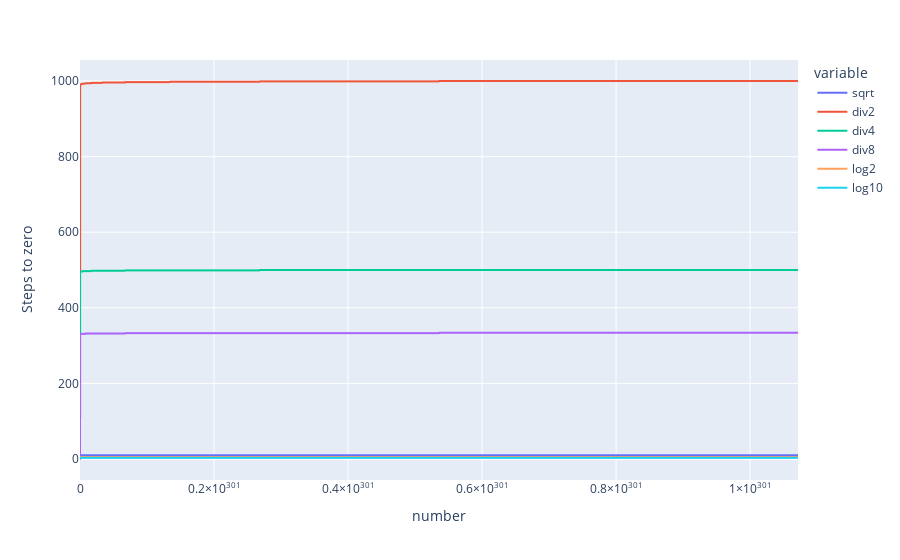

Notebook code for this chart:
### Code cell
NUMBER_OF_SAMPLES = 4000
MAX_VALUE = 2**1000
SKIP = MAX_VALUE // NUMBER_OF_SAMPLES

data = np.array([
    [
        x,
        steps_to_target(lambda x: math.floor(math.sqrt(x)), x, 1),
        steps_to_target(lambda x: x // 2, x, 0),
        steps_to_target(lambda x: x // 4, x, 0),
        steps_to_target(lambda x: x // 8, x, 0),
        steps_to_target(lambda x: math.floor(math.log2(x)), x, 0),
        steps_to_target(lambda x: math.floor(math.log10(x)), x, 0)
    ]
for x in range(1, MAX_VALUE, SKIP)])

df = pd.DataFrame(data=data, columns=["number", "sqrt", "div2", "div4", "div8", "log2", "log10"])

fig = px.line(df, x="number", y=["sqrt", "div2", "div4", "div8", "log2", "log10"], labels={"index": "Number", "value": "Steps to zero"})
fig.show()

### Figure 1 — Plotly figure (JSON) as saved in the notebook; plotly's stock layout.template omitted (floating-point values rounded to 4 significant figures; data arrays with more than 128 entries replaced by an {"elided": "..."} marker saying what was removed)
{"data": [{"hovertemplate": "variable=sqrt<br>number=%{x}<br>Steps to zero=%{y}<extra></extra>", "legendgroup": "sqrt", "line": {"color": "#636efa", "dash": "solid"}, "marker": {"symbol": "circle"}, "mode": "lines", "name": "sqrt", "showlegend": true, "type": "scattergl", "x": {"elided": "4001 float values"}, "xaxis": "x", "y": {"elided": "4001 int values"}, "yaxis": "y"}, {"hovertemplate": "variable=div2<br>number=%{x}<br>Steps to zero=%{y}<extra></extra>", "legendgroup": "div2", "line": {"color": "#EF553B", "dash": "solid"}, "marker": {"symbol": "circle"}, "mode": "lines", "name": "div2", "showlegend": true, "type": "scattergl", "x": {"elided": "4001 float values"}, "xaxis": "x", "y": {"elided": "4001 int values"}, "yaxis": "y"}, {"hovertemplate": "variable=div4<br>number=%{x}<br>Steps to zero=%{y}<extra></extra>", "legendgroup": "div4", "line": {"color": "#00cc96", "dash": "solid"}, "marker": {"symbol": "circle"}, "mode": "lines", "name": "div4", "showlegend": true, "type": "scattergl", "x": {"elided": "4001 float values"}, "xaxis": "x", "y": {"elided": "4001 int values"}, "yaxis": "y"}, {"hovertemplate": "variable=div8<br>number=%{x}<br>Steps to zero=%{y}<extra></extra>", "legendgroup": "div8", "line": {"color": "#ab63fa", "dash": "solid"}, "marker": {"symbol": "circle"}, "mode": "lines", "name": "div8", "showlegend": true, "type": "scattergl", "x": {"elided": "4001 float values"}, "xaxis": "x", "y": {"elided": "4001 int values"}, "yaxis": "y"}, {"hovertemplate": "variable=log2<br>number=%{x}<br>Steps to zero=%{y}<extra></extra>", "legendgroup": "log2", "line": {"color": "#FFA15A", "dash": "solid"}, "marker": {"symbol": "circle"}, "mode": "lines", "name": "log2", "showlegend": true, "type": "scattergl", "x": {"elided": "4001 float values"}, "xaxis": "x", "y": {"elided": "4001 int values"}, "yaxis": "y"}, {"hovertemplate": "variable=log10<br>number=%{x}<br>Steps to zero=%{y}<extra></extra>", "legendgroup": "log10", "line": {"color": "#19d3f3", "dash": "solid"}, "marker": {"symbol": "circle"}, "mode": "lines", "name": "log10", "showlegend": true, "type": "scattergl", "x": {"elided": "4001 float values"}, "xaxis": "x", "y": {"elided": "4001 int values"}, "yaxis": "y"}], "layout": {"legend": {"title": {"text": "variable"}, "tracegroupgap": 0}, "margin": {"t": 60}, "xaxis": {"anchor": "y", "domain": [0, 1], "title": {"text": "number"}}, "yaxis": {"anchor": "x", "domain": [0, 1], "title": {"text": "Steps to zero"}}}}
